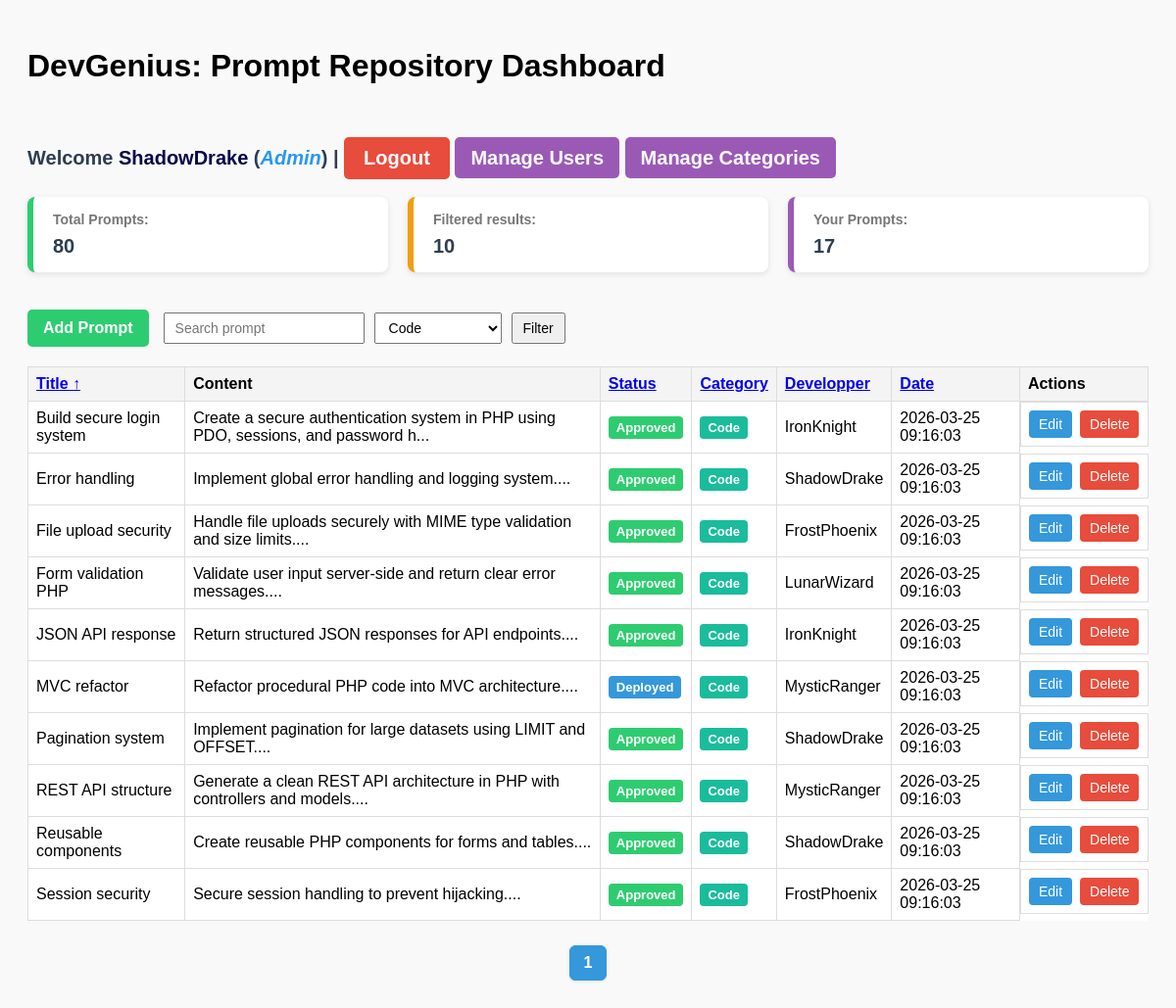
Page /index.php?category=1 (signed in) on the committed database.
### tables this page shows
CREATE TABLE IF NOT EXISTS prompts (
    id INT AUTO_INCREMENT PRIMARY KEY,
    title VARCHAR(255) NOT NULL,
    content TEXT NOT NULL,
    user_id INT,
    category_id INT,
    created_at TIMESTAMP DEFAULT CURRENT_TIMESTAMP,
    status ENUM('Approved','Rejected','Deployed') DEFAULT 'Approved',
    FOREIGN KEY (user_id) REFERENCES users(id) ON DELETE CASCADE,
    FOREIGN KEY (category_id) REFERENCES categories(id) ON DELETE CASCADE
);

CREATE TABLE IF NOT EXISTS categories (
id INT AUTO_INCREMENT PRIMARY KEY,
name VARCHAR(100) NOT NULL,
created_at TIMESTAMP DEFAULT CURRENT_TIMESTAMP
);

CREATE TABLE IF NOT EXISTS users (
id INT AUTO_INCREMENT PRIMARY KEY,
username VARCHAR(100) NOT NULL UNIQUE,
email VARCHAR(100) NOT NULL UNIQUE,
password VARCHAR(200) NOT NULL,
role ENUM('Admin','Developper') DEFAULT 'Developper',
created_at TIMESTAMP DEFAULT CURRENT_TIMESTAMP
);

### auth/role.php (called while the page is built, shortened)
<?php
function isAdmin() {
    return $_SESSION['role'] === 'Admin';
}
function canEditPrompts($ownerId = null){
    if(isAdmin()) return true;
    return false;
}
function canCreatePrompt(){
    return isAdmin() || isDevelopper();
}
function canManageUsers() {
    return isAdmin();
}
?>

### index.php (the view, shortened to what this page needs)
<?php
require 'auth/db.php';
require 'auth/role.php';
$search   = $_GET['search'] ?? '';
$category = $_GET['category'] ?? '';
$sort     = $_GET['sort'] ?? 'title';
$order    = $_GET['order'] ?? 'ASC';
$page     = $_GET['page'] ?? 1;
$order = ($order === 'DESC') ? 'DESC' : 'ASC';
$limit  = 10;
$page   = max(1,(int)$page);
$offset = ($page - 1) * $limit;
$sql = "SELECT prompts.*,
               categories.name AS category_name,
               users.username AS Developper
        FROM prompts
        INNER JOIN categories ON prompts.category_id = categories.id
        INNER JOIN users ON prompts.user_id = users.id
        WHERE 1";
$params = [];
if ($category !== '') {
    $sql .= " AND prompts.category_id = :category";
    $params['category'] = $category;
}
$sql .= " ORDER BY $sort $order
          LIMIT :limit OFFSET :offset";
$stmt = $pdo->prepare($sql);
foreach ($params as $key => $value) {
    $stmt->bindValue(":$key", $value);
}
$stmt->bindValue(':limit', $limit, PDO::PARAM_INT);
$stmt->bindValue(':offset', $offset, PDO::PARAM_INT);
$stmt->execute();
$prompts = $stmt->fetchAll(PDO::FETCH_ASSOC);
$totalStmt = $pdo->query("SELECT COUNT(*) FROM prompts");
$totalPrompts = $totalStmt->fetchColumn();
$filteredSql = "SELECT COUNT(*) FROM prompts WHERE 1";
$filteredParams = [];
if ($category !== '') {
    $filteredSql .= " AND category_id = :category";
    $filteredParams['category'] = $category;
}
$filteredStmt = $pdo->prepare($filteredSql);
$filteredStmt->execute($filteredParams);
$filteredPrompts = $filteredStmt->fetchColumn();
$userStmt = $pdo->prepare("SELECT COUNT(*) FROM prompts WHERE user_id = ?");
$userStmt->execute([$_SESSION['user_id']]);
$userPrompts = $userStmt->fetchColumn();
$totalPages = ceil($filteredPrompts / $limit);
$categories = $pdo->query("SELECT * FROM categories")
                  ->fetchAll(PDO::FETCH_ASSOC);
$queryBase = http_build_query([
    'search' => $search,
    'category' => $category,
    'page' => $page
]);
function sortLink($column, $label, $sort, $order, $queryBase) {
    $newOrder = ($column === $sort && $order === 'ASC') ? 'DESC' : 'ASC';
    $arrow = '';
    if ($column === $sort) {
        $arrow = $order === 'ASC' ? ' ↑' : ' ↓';
    }
    return "<a href='?$queryBase&sort=$column&order=$newOrder'>$label$arrow</a>";
}
?>
<!DOCTYPE html>
<html>
<head>
    <link rel="stylesheet" href="assets/css/style.css">
    <link rel="stylesheet" href="assets/css/style.php">
</head>
<body>
<h1>DevGenius: Prompt Repository Dashboard</h1>
<br><br>
<div class="p-welcome">
    Welcome <span class="username"><?php echo htmlspecialchars($_SESSION['username']); ?></span> (<span class="role"><?php echo htmlspecialchars($_SESSION['role']); ?></span>) |
    <a href="logout.php" class="logout-btn">Logout</a>
    <?php if(canManageUsers()): ?>
    <a href="admin/users.php" class="btn-manage">Manage Users</a>
    <a href="admin/categories.php" class="btn-manage">Manage Categories</a>
    <?php endif; ?>
</div>
<br>
<div class="summary-container">
    <div class="summary-item">
        <h4>Total Prompts:</h4>
        <p><?= htmlspecialchars($totalPrompts) ?></p>
    </div>
    <div class="summary-item">
        <h4>Filtered results:</h4>
        <p><?= htmlspecialchars($filteredPrompts ?? 0) ?></p>
    </div>
    <div class="summary-item">
        <h4>Your Prompts:</h4>
        <p><?= htmlspecialchars($userPrompts ?? 0) ?></p>
    </div>
</div>
<br>
<div class="toolbar">
    <?php if(canCreatePrompt()): ?>
    <a href="devgest/add_prompt.php" class="btn-add">Add Prompt</a>
    <?php endif; ?>
    <form method="GET" class="filter-form">
        <input name="search" placeholder="Search prompt" value="<?= htmlspecialchars($search) ?>">
        <select name="category">
            <?php foreach ($categories as $c): ?>
                <option value="<?= $c['id'] ?>" <?= ($category==$c['id'])?'selected':'' ?>>
                    <?= htmlspecialchars($c['name']) ?>
                </option>
            <?php endforeach; ?>
        </select>
        <button type="submit">Filter</button>
    </form>
</div>
<table>
    <tr>
        <th><?= sortLink('title','Title',$sort,$order,$queryBase) ?></th>
        <th>Content</th>
        <th><?= sortLink('status','Status',$sort,$order,$queryBase) ?></th>
        <th><?= sortLink('category_name','Category',$sort,$order,$queryBase) ?></th>
        <th><?= sortLink('Developper','Developper',$sort,$order,$queryBase) ?></th>
        <th><?= sortLink('created_at','Date',$sort,$order,$queryBase) ?></th>
        <th>Actions</th>
    </tr>
    <?php foreach ($prompts as $p):
    $statusClass = strtolower(str_replace(' ','-',$p['status']));
    ?>
    <tr>
    <td><?= htmlspecialchars($p['title']) ?></td>
    <td><?= htmlspecialchars(substr($p['content'],0,80)) ?>...</td>
    <td>
    <span class="status-badge status-<?= $statusClass ?>">
    <?= $p['status'] ?>
    </span>
    </td>
    <td>
    <span class="status-badge category-badge-<?= $p['category_id'] ?>">
    <?= htmlspecialchars($p['category_name']) ?>
    </span>
    </td>
    <td><?= htmlspecialchars($p['Developper']) ?></td>
    <td><?= $p['created_at'] ?></td>
    <td class="actions">
    <?php if(canEditPrompts($p['user_id'])): ?>
    <a href="devgest/update_prompt.php?id=<?= $p['id'] ?>" class="btn-edit">Edit</a>
    <a href="devgest/delete_prompt.php?id=<?= $p['id'] ?>" class="btn-delete" onclick="return confirm('Delete this prompt?')">Delete</a>
    <?php endif; ?>
    </td>
    </tr>
    <?php endforeach; ?>
</table>
<div class="pagination">
<?php for ($i=1;$i<=$totalPages;$i++): ?>
<a href="?search=<?= $search ?>&category=<?= $category ?>&sort=<?= $_GET['sort'] ?? 'title' ?>&order=<?= $order ?>&page=<?= $i ?>"
<?= ($i==$page)?'class="active"':'' ?>>
<?= $i ?>
</a>
<?php endfor; ?>
</div>
</body>
</html>

### Assets/css/style.css (style rules this page uses)
body { font-family: Arial, sans-serif; padding: 20px; background: #f9f9f9; }
h1 { margin-bottom: 10px; }
.p-welcome { margin: 8px 0 0; font-size: 20px; font-weight: bold; color: #2c3e50; }
.p-welcome .username { color: rgb(6, 6, 72); font-weight: bold; }
.p-welcome .role { color: rgb(40, 151, 241); font-style: italic; }
.toolbar { display: flex; flex-wrap: wrap; align-items: center; gap: 15px; margin-bottom: 20px; }
.filter-form { display: flex; gap: 10px; flex-wrap: wrap; }
.filter-form input, .filter-form select, .filter-form button { padding: 6px 10px; font-size: 14px; }
.btn-add { background: #2ecc71; color: white; padding: 10px 16px; text-decoration: none; border-radius: 5px; font-weight: bold; }
table { width: 100%; border-collapse: collapse; margin-top: 10px; background: white; }
table th, table td { border: 1px solid #ddd; padding: 8px; text-align: left; }
table th { background: #f4f4f4; cursor: pointer; }
.actions { display: flex; gap: 8px; }
.btn-edit { background: #3498db; color: white; padding: 6px 10px; text-decoration: none; border-radius: 4px; font-size: 14px; }
.btn-delete { background: #e74c3c; color: white; padding: 6px 10px; text-decoration: none; border-radius: 4px; font-size: 14px; }
.status-badge { padding: 4px 8px; border-radius: 4px; color: white; font-weight: bold; font-size: 13px; display: inline-block; }
.status-approved { background: #2ecc71; }
.status-deployed { background: #3498db; }
.pagination { display: flex; justify-content: center; margin-top: 25px; gap: 8px; }
.pagination a { padding: 8px 14px; text-decoration: none; color: #3498db; background: white; border: 1px solid #ddd; border-radius: 6px; font-weight: 500; transition: all 0.2s ease; box-shadow: 0 1px 3px rgba(0,0,0,0.1); }
.pagination a.active { background: #3498db; color: white; border-color: #3498db; font-weight: bold; }
.logout-btn { display: inline-block; padding: 10px 20px; background-color: #e74c3c; color: white; text-decoration: none; border-radius: 5px; font-weight: bold; }
.btn-manage { background:#9b59b6; color:white; padding:10px 16px; text-decoration:none; border-radius:5px; font-weight:bold; }
.summary-container { display: flex; gap: 20px; margin-bottom: 20px; flex-wrap: wrap; }
.summary-item { flex: 1; min-width: 200px; background: white; padding: 15px 20px; border-radius: 8px; border-left: 6px solid #3498db; box-shadow: 0 2px 6px rgba(0,0,0,0.1); }
.summary-item h4 { margin: 0; font-size: 14px; color: #777; }
.summary-item p { margin: 8px 0 0; font-size: 20px; font-weight: bold; color: #2c3e50; }
.summary-item:nth-child(1) { border-left-color: #2ecc71; }
.summary-item:nth-child(2) { border-left-color: #f39c12; }
.summary-item:nth-child(3) { border-left-color: #9b59b6; }

### rows in the picture
prompts: title "Build secure login system", content "Create a secure authentication system in PHP using PDO, sessions, and password h", status "Approved", category.name "Code", user.username "IronKnight", created_at "2026-03-25 09:16:03"
prompts: title "Error handling", content "Implement global error handling and logging system.", status "Approved", category.name "Code", user.username "ShadowDrake", created_at "2026-03-25 09:16:03"
prompts: title "File upload security", content "Handle file uploads securely with MIME type validation and size limits.", status "Approved", category.name "Code", user.username "FrostPhoenix", created_at "2026-03-25 09:16:03"
prompts: title "Form validation PHP", content "Validate user input server-side and return clear error messages.", status "Approved", category.name "Code", user.username "LunarWizard", created_at "2026-03-25 09:16:03"
prompts: title "JSON API response", content "Return structured JSON responses for API endpoints.", status "Approved", category.name "Code", user.username "IronKnight", created_at "2026-03-25 09:16:03"
prompts: title "MVC refactor", content "Refactor procedural PHP code into MVC architecture.", status "Deployed", category.name "Code", user.username "MysticRanger", created_at "2026-03-25 09:16:03"
prompts: title "Pagination system", content "Implement pagination for large datasets using LIMIT and OFFSET.", status "Approved", category.name "Code", user.username "ShadowDrake", created_at "2026-03-25 09:16:03"
prompts: title "REST API structure", content "Generate a clean REST API architecture in PHP with controllers and models.", status "Approved", category.name "Code", user.username "MysticRanger", created_at "2026-03-25 09:16:03"
prompts: title "Reusable components", content "Create reusable PHP components for forms and tables.", status "Approved", category.name "Code", user.username "ShadowDrake", created_at "2026-03-25 09:16:03"
prompts: title "Session security", content "Secure session handling to prevent hijacking.", status "Approved", category.name "Code", user.username "FrostPhoenix", created_at "2026-03-25 09:16:03"

### other values in the picture
$_SESSION['username'] "ShadowDrake"
$_SESSION['role'] "Admin"
$totalPrompts "80"
$filteredPrompts "10"
$userPrompts "17"
$label "Title Status Category Developper Date"
$arrow "↑"
form field category "Code"
